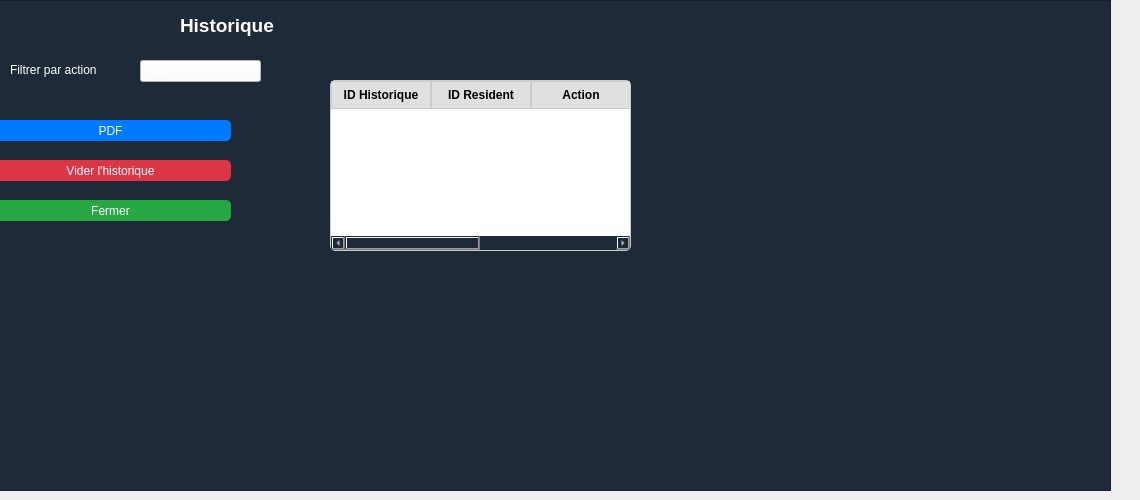
      <widget class="QWidget" name="page_13">
       <widget class="QFrame" name="frame">
        <property name="geometry">
         <rect>
          <x>-20</x>
          <y>0</y>
          <width>1131</width>
          <height>491</height>
         </rect>
        </property>
        <property name="styleSheet">
         <string notr="true">background-color: #1e2a38;
color: white;
font: bold 11pt &quot;Arial&quot;;</string>
        </property>
        <property name="frameShape">
         <enum>QFrame::Shape::StyledPanel</enum>
        </property>
        <property name="frameShadow">
         <enum>QFrame::Shadow::Raised</enum>
        </property>
        <widget class="QLabel" name="label_21">
         <property name="geometry">
          <rect>
           <x>200</x>
           <y>10</y>
           <width>191</width>
           <height>31</height>
          </rect>
         </property>
         <property name="text">
          <string>&lt;html&gt;&lt;head/&gt;&lt;body&gt;&lt;p&gt;&lt;span style=&quot; font-size:14pt; font-weight:700; color:#ffffff;&quot;&gt;Historique&lt;/span&gt;&lt;/p&gt;&lt;/body&gt;&lt;/html&gt;</string>
         </property>
        </widget>
        <widget class="QLabel" name="label_22">
         <property name="geometry">
          <rect>
           <x>30</x>
           <y>60</y>
           <width>161</width>
           <height>20</height>
          </rect>
         </property>
         <property name="text">
          <string>Filtrer par action</string>
         </property>
        </widget>
        <widget class="QComboBox" name="comboBoxAction">
         <property name="geometry">
          <rect>
           <x>160</x>
           <y>60</y>
           <width>121</width>
           <height>22</height>
          </rect>
         </property>
         <property name="styleSheet">
          <string notr="true">background-color: white;
    font: 10pt &quot;Arial&quot;;
</string>
         </property>
         <item>
          <property name="text">
           <string>Tout</string>
          </property>
         </item>
         <item>
          <property name="text">
           <string>Ajouter</string>
          </property>
         </item>
         <item>
          <property name="text">
           <string>Modifier</string>
          </property>
         </item>
         <item>
          <property name="text">
           <string>Supprimer</string>
          </property>
         </item>
        </widget>
        <widget class="QTableWidget" name="tableWidget">
         <property name="geometry">
          <rect>
           <x>350</x>
           <y>80</y>
           <width>301</width>
           <height>171</height>
          </rect>
         </property>
         <property name="styleSheet">
          <string notr="true">/* Style général du tableau */
QTableWidget {
    background-color: #ffffff;        /* fond blanc des cellules */
    gridline-color: #cccccc;          /* couleur des bordures */
    alternate-background-color: #f2f2f2; /* lignes alternées gris très clair */
    font: 11pt &quot;Segoe UI&quot;;
    color: #000000;
}

/* Header */
QHeaderView::section {
    background-color: #e0e0e0;  /* gris clair pour l'entête */
    color: #000000;
    font-weight: bold;
    border: 1px solid #cccccc;
    padding: 4px;
}

/* Ligne sélectionnée */
QTableWidget::item:selected {
    background-color: #a0c4ff; /* bleu clair */
    color: black;
}

/* Colonnes spécifiques (exemple: Action) */
QTableWidget::item {
    padding: 5px;
}

/* Bordures du tableau */
QTableWidget {
    border: 1px solid #cccccc;
    border-radius: 5px;
}
</string>
         </property>
         <column>
          <property name="text">
           <string>ID Historique</string>
          </property>
         </column>
         <column>
          <property name="text">
           <string>ID Resident</string>
          </property>
         </column>
         <column>
          <property name="text">
           <string>Action</string>
          </property>
         </column>
         <column>
          <property name="text">
           <string>Date</string>
          </property>
         </column>
        </widget>
        <widget class="QPushButton" name="btnPdfHistorique">
         <property name="geometry">
          <rect>
           <x>10</x>
           <y>120</y>
           <width>241</width>
           <height>21</height>
          </rect>
         </property>
         <property name="styleSheet">
          <string notr="true">QPushButton {
    background-color: #007bff;
    color: white;
    border-radius: 5px;
}


</string>
         </property>
         <property name="text">
          <string>PDF</string>
         </property>
        </widget>
        <widget class="QPushButton" name="btnViderHistorique">
         <property name="geometry">
          <rect>
           <x>10</x>
           <y>160</y>
           <width>241</width>
           <height>21</height>
          </rect>
         </property>
         <property name="styleSheet">
          <string notr="true">QPushButton {
    background-color: #dc3545;
    color: white;
    border-radius: 5px;
}

</string>
         </property>
         <property name="text">
          <string>Vider l'historique</string>
         </property>
        </widget>
        <widget class="QPushButton" name="btnFermerHistorique">
         <property name="geometry">
          <rect>
           <x>10</x>
           <y>200</y>
           <width>241</width>
           <height>21</height>
          </rect>
         </property>
         <property name="styleSheet">
          <string notr="true">QPushButton {
    background-color: #28a745;
    color: white;
    border-radius: 5px;
}

</string>
         </property>
         <property name="text">
          <string>Fermer</string>
         </property>
        </widget>
       </widget>
      </widget>
